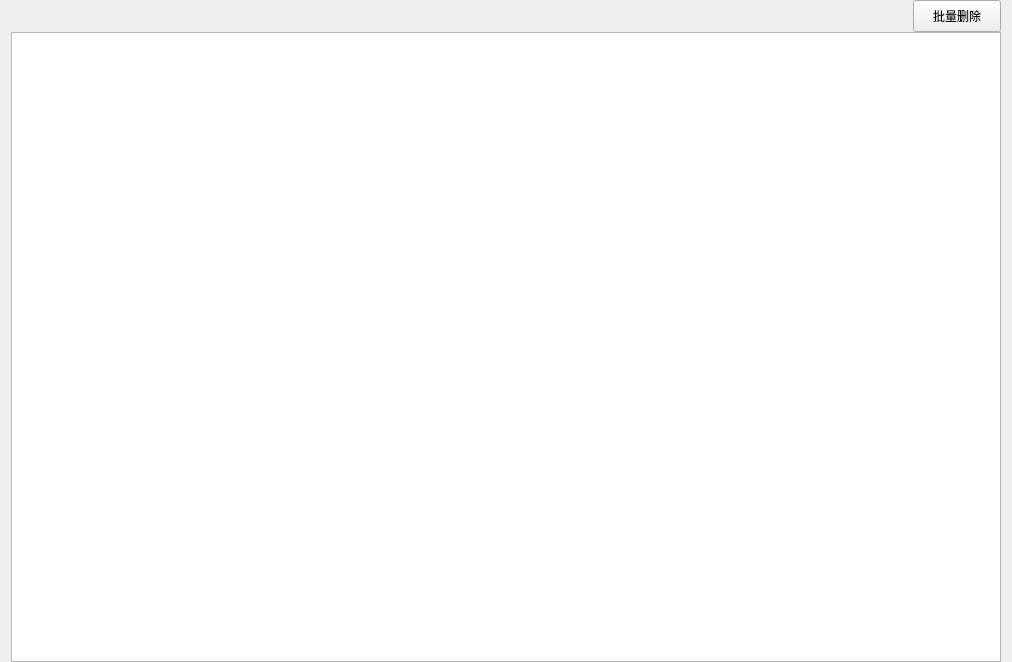
<?xml version="1.0" encoding="UTF-8"?>
<ui version="4.0">
 <class>Transfer</class>
 <widget class="QWidget" name="Transfer">
  <property name="geometry">
   <rect>
    <x>0</x>
    <y>0</y>
    <width>1012</width>
    <height>662</height>
   </rect>
  </property>
  <property name="windowTitle">
   <string>Form</string>
  </property>
  <layout class="QVBoxLayout" name="verticalLayout">
   <property name="spacing">
    <number>0</number>
   </property>
   <property name="topMargin">
    <number>0</number>
   </property>
   <property name="bottomMargin">
    <number>0</number>
   </property>
   <item>
    <widget class="QWidget" name="headWindow" native="true">
     <layout class="QHBoxLayout" name="horizontalLayout">
      <property name="leftMargin">
       <number>0</number>
      </property>
      <property name="topMargin">
       <number>0</number>
      </property>
      <property name="rightMargin">
       <number>0</number>
      </property>
      <property name="bottomMargin">
       <number>0</number>
      </property>
      <item>
       <spacer name="horizontalSpacer">
        <property name="orientation">
         <enum>Qt::Horizontal</enum>
        </property>
        <property name="sizeHint" stdset="0">
         <size>
          <width>40</width>
          <height>20</height>
         </size>
        </property>
       </spacer>
      </item>
      <item>
       <widget class="HeadSearch" name="headSearch" native="true">
        <property name="minimumSize">
         <size>
          <width>0</width>
          <height>0</height>
         </size>
        </property>
        <property name="maximumSize">
         <size>
          <width>16777215</width>
          <height>16777215</height>
         </size>
        </property>
       </widget>
      </item>
      <item>
       <widget class="QPushButton" name="delBatchBtn">
        <property name="sizePolicy">
         <sizepolicy hsizetype="Preferred" vsizetype="Preferred">
          <horstretch>0</horstretch>
          <verstretch>0</verstretch>
         </sizepolicy>
        </property>
        <property name="minimumSize">
         <size>
          <width>88</width>
          <height>32</height>
         </size>
        </property>
        <property name="maximumSize">
         <size>
          <width>88</width>
          <height>32</height>
         </size>
        </property>
        <property name="text">
         <string>批量删除</string>
        </property>
       </widget>
      </item>
     </layout>
    </widget>
   </item>
   <item>
    <widget class="QWidget" name="widget" native="true">
     <layout class="QGridLayout" name="gridLayout">
      <property name="leftMargin">
       <number>0</number>
      </property>
      <property name="topMargin">
       <number>0</number>
      </property>
      <property name="rightMargin">
       <number>0</number>
      </property>
      <property name="bottomMargin">
       <number>0</number>
      </property>
      <property name="spacing">
       <number>0</number>
      </property>
      <item row="0" column="0">
       <widget class="TableWidgetDropFile" name="table"/>
      </item>
     </layout>
    </widget>
   </item>
  </layout>
 </widget>
 <customwidgets>
  <customwidget>
   <class>TableWidgetDropFile</class>
   <extends>QTableWidget</extends>
   <header>common/tablewidgetdropfile.h</header>
  </customwidget>
  <customwidget>
   <class>HeadSearch</class>
   <extends>QWidget</extends>
   <header>view/headsearch.h</header>
   <container>1</container>
  </customwidget>
 </customwidgets>
 <resources/>
 <connections/>
</ui>
